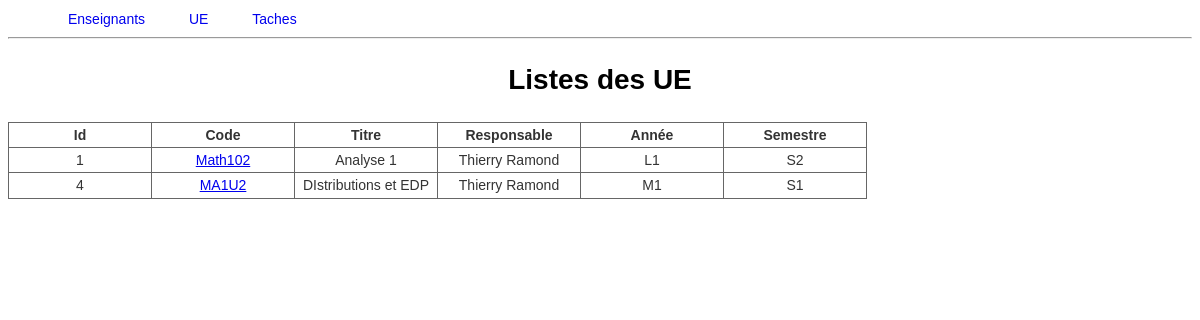
Screenshot of /ue/ with the database file from the repository.
### services/models.py (models this page shows, shortened)
class Ue(models.Model):
	titre = models.CharField(max_length = 100)
	code = models.CharField(max_length = 20)
	année = models.CharField(max_length = 20)
	semestre = models.CharField(max_length = 20)
	description = models.TextField
	responsable = models.ForeignKey(Enseignant)
	specialité = models.CharField(max_length = 20)
	horaire_total = models.IntegerField()
	horaire_cours = models.IntegerField()
	horaire_td = models.IntegerField()
	horaire_tp = models.IntegerField()
	horaire_intégré = models.IntegerField()
	horaire_soutien = models.IntegerField()
	horaire_coordination = models.IntegerField()
	nombre_td = models.IntegerField()
	nombre_tp = models.IntegerField()
	nombre_cours = models.IntegerField()
	nombre_intégré = models.IntegerField()
	nombre_soutien = models.IntegerField()

class Enseignant(models.Model):
	nom = models.CharField(max_length = 100)
	prenom = models.CharField(max_length = 100)
	grade = models.CharField(max_length = 100)
	service_du = models.IntegerField (default = 192)
	decharge = models.IntegerField (default = 0)
	commentaire = models.TextField(blank=True)
	arrivé_en = models.DateField()
	photo = models.ImageField(blank=True)
	attribué = models.IntegerField (default = 0)
	bilan = models.IntegerField ()
	def __str__(self):
		return ('{1} {0}'.format(self.nom, self.prenom))

### services/views.py (the view)
# urls.py: url(r'^ue/$', 'services.views.liste_ue'),
def liste_ue(request):
	liste_ue = Ue.objects.order_by('année','semestre')
	return render(request, 'services/ue.html',{'date': timezone.now(), 'Ue' : liste_ue})

### services/templates/services/UE.html (shortened to what this page needs)
{% extends "services/base.html" %}
{% block content %}
<h1>Listes des UE</h1>
<table>
<tr>
	<th>Id</th>
	<th>Code</th>
	<th>Titre</th>
	<th>Responsable</th>
	<th>Année</th>
	<th>Semestre</th>
</tr>
{% for ue in Ue %}
<tr>
	<td>{{ue.id}}</td>
	<td>
		<a href="{{ue.code}}">{{ue.code}}</a>
	</td>
	<td>
		{{ue.titre}}
	</td>
	<td>
		{{ue.responsable}}
	</td>
	<td>
		{{ue.année}}
	</td>
	<td>
		{{ue.semestre}}
	</td>
</tr>
{% endfor %}
</table>
{% endblock %}

### services/static/services/trstyle.css (style rules this page uses)
body { font: 14px/1.6 Arial,'Oxygen',sans-serif; background-color: #fff; color: #333; }
h1 { text-align: center; color: #000; }
table { border-collapse: collapse; }
td { border: 1px solid #666; width: 140px; text-align: center; }
th { border: 1px solid #666; width: 120px; text-decoration: bold; color:#333; }

### rows the page displays
Ue: id "1", code "Math102", titre "Analyse 1", responsable "Thierry Ramond", année "L1", semestre "S2"
Ue: id "4", code "MA1U2", titre "DIstributions et EDP", responsable "Thierry Ramond", année "M1", semestre "S1"
